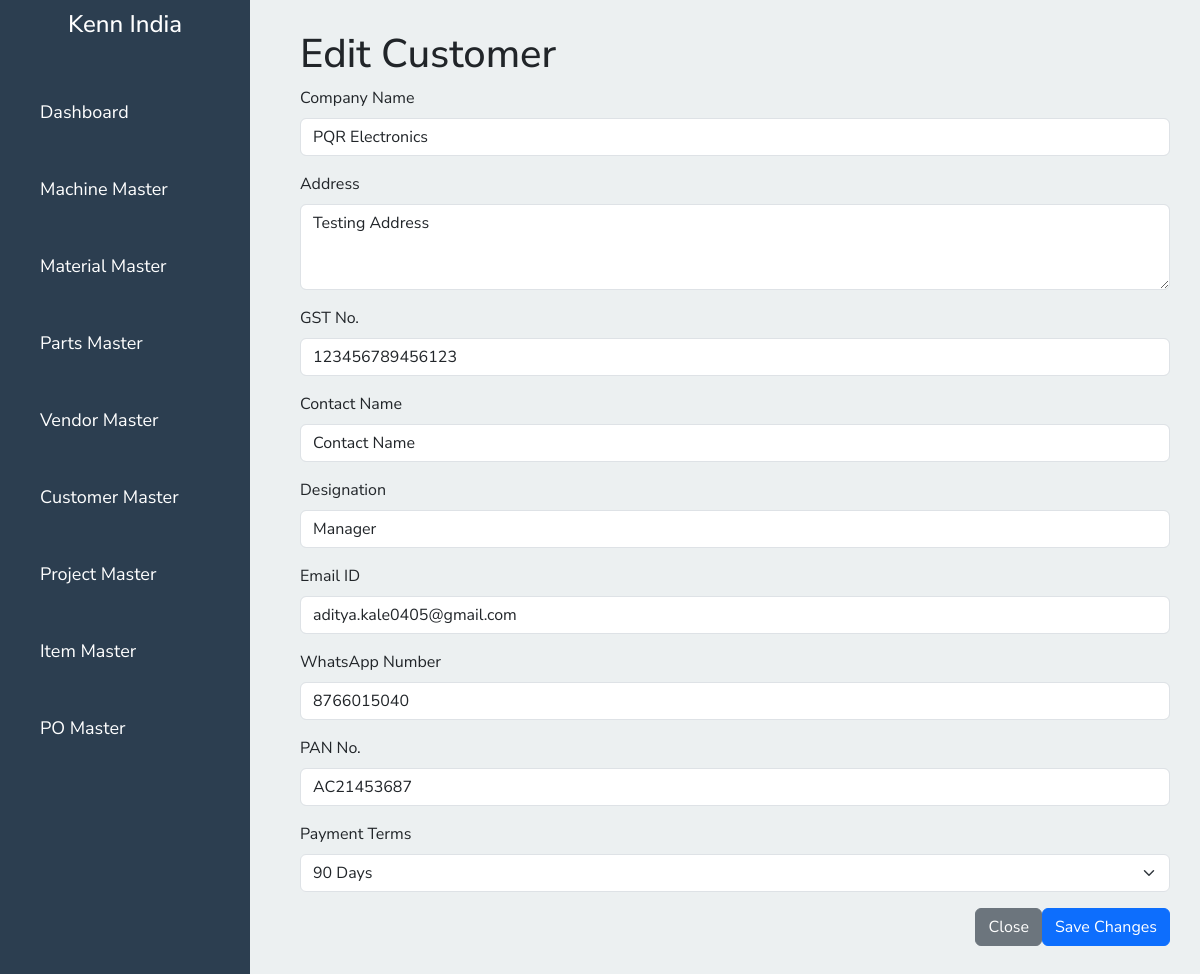
The app's page /edit/edit-customer.php?id=6 with its own data.
### tables this page shows
CREATE TABLE `customers` (
  `customer_id` int(11) NOT NULL,
  `company_name` varchar(255) NOT NULL,
  `address` text NOT NULL,
  `gst_no` varchar(15) NOT NULL,
  `contact_name` varchar(255) NOT NULL,
  `designation` varchar(255) NOT NULL,
  `email` varchar(255) NOT NULL,
  `whatsapp_number` varchar(15) NOT NULL,
  `pan_no` varchar(10) NOT NULL,
  `payment_terms` enum('30 Days','60 Days','90 Days','Customized') NOT NULL,
  `custom_payment_terms` varchar(255) DEFAULT NULL,
  `created_at` timestamp NOT NULL DEFAULT current_timestamp(),
  `updated_at` timestamp NOT NULL DEFAULT current_timestamp() ON UPDATE current_timestamp()
);

### edit/edit-customer.php (the view, shortened to what this page needs)
<?php
include '../conn.php';
if (isset($_GET['id'])) {
    $customerId = $_GET['id'];
    $sql = "SELECT * FROM customers WHERE customer_id = '$customerId'";
    $result = $con->query($sql);
    if ($result->num_rows > 0) {
        $customer = $result->fetch_assoc();
    } else {
        header("Location: index.php");
        exit();
    }
}
?>
<!DOCTYPE html>
<html lang="en">
<head>
    <link rel="stylesheet" href="https://cdn.jsdelivr.net/npm/bootstrap@5.3.0-alpha1/dist/css/bootstrap.min.css">
    <link rel="stylesheet" href="../css/style.css">
</head>
<body>
    <?php include '../sidebar.php'; ?>
    <div class="content">
        <h1>Edit Customer</h1>
        <form action="" method="POST">
            <div class="mb-3">
                <label for="companyName" class="form-label">Company Name</label>
                <input type="text" class="form-control" id="companyName" name="companyName" value="<?= $customer['company_name']; ?>" required>
            </div>
            <div class="mb-3">
                <label for="address" class="form-label">Address</label>
                <textarea class="form-control" id="address" name="address" rows="3" required><?= $customer['address']; ?></textarea>
            </div>
            <div class="mb-3">
                <label for="gstNo" class="form-label">GST No.</label>
                <input type="text" class="form-control" id="gstNo" name="gstNo" value="<?= $customer['gst_no']; ?>" required>
            </div>
            <div class="mb-3">
                <label for="contactName" class="form-label">Contact Name</label>
                <input type="text" class="form-control" id="contactName" name="contactName" value="<?= $customer['contact_name']; ?>" required>
            </div>
            <div class="mb-3">
                <label for="designation" class="form-label">Designation</label>
                <input class="form-control" type="text" id="designation" name="designation" value="<?= $customer['designation']; ?>" required>
            </div>
            <div class="mb-3">
                <label for="email" class="form-label">Email ID</label>
                <input type="email" class="form-control" id="email" name="email" value="<?= $customer['email']; ?>" required>
            </div>
            <div class="mb-3">
                <label for="wpNumber" class="form-label">WhatsApp Number</label>
                <input type="text" class="form-control" id="wpNumber" name="wpNumber" value="<?= $customer['whatsapp_number']; ?>" required>
            </div>
            <div class="mb-3">
                <label for="panNo" class="form-label">PAN No.</label>
                <input type="text" class="form-control" id="panNo" name="panNo" value="<?= $customer['pan_no']; ?>" required>
            </div>
            <div class="mb-3">
                <label for="paymentTerms" class="form-label">Payment Terms</label>
                <select class="form-select" id="paymentTerms" name="paymentTerms" required>
                    <option value="90 Days" <?= ($customer['payment_terms'] == '90 Days') ? 'selected' : ''; ?>>90 Days</option>
                </select>
            </div>
            <div class="modal-footer">
                <button type="button" class="btn btn-secondary" data-bs-dismiss="modal">Close</button>
                <button type="submit" class="btn btn-primary">Save Changes</button>
            </div>
        </form>
    </div>
</body>
</html>

### css/style.css (style rules this page uses)
:root { --green: #27ae60; --black: #2c3e50; --grey: #ecf0f1; --white: #ffffff; --header-bg: #2c3e50; --header-text: #ffffff; --body-bg: #ecf0f1; }
* { font-family: 'Nunito Sans', sans-serif; margin: 0; padding: 0; box-sizing: border-box; text-decoration: none; transition: all 0.2s ease; }
body { display: flex; background-color: var(--grey); min-height: 100vh; }
.content { margin-left: 250px; padding: 30px; width: calc(100% - 250px); height: 100vh; overflow-y: auto; }
.content { margin-left: 270px; width: calc(100% - 270px); padding: 30px; }

### sidebar.php (style rules this page uses)
* { box-sizing: border-box; margin: 0; padding: 0; }

### records on screen
customers: companyName "PQR Electronics", address "Testing Address", gstNo "123456789456123", contactName "Contact Name", designation "Manager", email "aditya.kale0405@gmail.com", wpNumber "8766015040", panNo "AC21453687", paymentTerms "90 Days"
